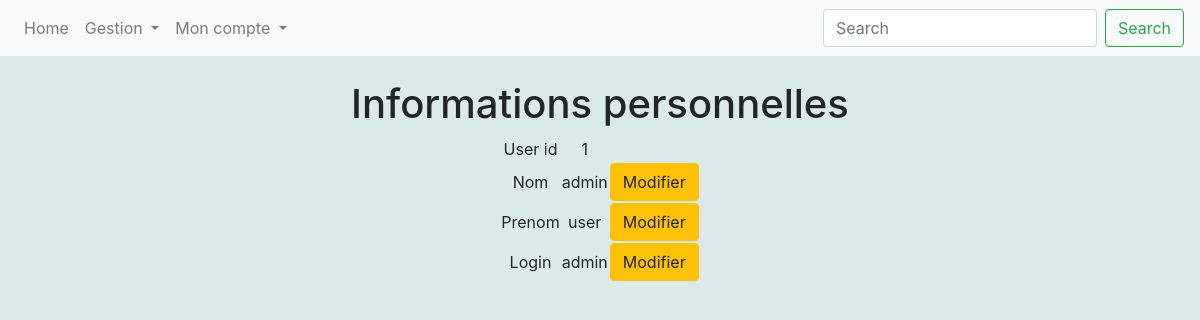
The page /profil.php (signed in) on the database its author committed.
### tables this page shows
CREATE TABLE IF NOT EXISTS `users` (
  `uid` int(11) NOT NULL AUTO_INCREMENT,
  `nom` varchar(30) DEFAULT NULL,
  `prenom` varchar(30) DEFAULT NULL,
  `login` varchar(30) NOT NULL,
  `mdp` varchar(255) NOT NULL,
  `role` enum('user','admin') NOT NULL DEFAULT 'user',
  PRIMARY KEY (`uid`),
  UNIQUE KEY `login` (`login`)
);

### auth/loader.php (called while the page is built, shortened)
<?php
spl_autoload_register(function ($class) {
    $path = explode('\\',$class);
    $class = array_pop($path);
});
$idm = new Pw\Auth\Identity\IdentityManager();

### auth/IdentityManager.php (called while the page is built, shortened)
<?php
class IdentityManager implements \ArrayAccess
{
    protected $storage;
    public function __construct(&$storage = null)
    {
        if (is_array($storage)) {
            $this->storage = &$storage;
        } elseif ($storage instanceof ArrayAccess) {
            $this->storage = $storage;
        } else {
            $this->storage = &$_SESSION;
        }
    }
    public function hasIdentity()
    {
        return isset($this->storage[self::IDKEY]) && isset($this->storage[self::IDKEY]['identity']);
    }
    public function hasUid()
    {
        return $this->hasIdentity() && isset($this->storage[self::IDKEY]['uid']);
    }
    public function getUid()
    {
        return $this->storage[self::IDKEY]['uid'];
    }
    public function getRole()
    {
        return $this->storage[self::IDKEY]['roles'][0];
    }
    public function hasRoles()
    {
        return $this->hasIdentity() && isset($this->storage[self::IDKEY]['roles']);
    }
}

### profil.php (the view, shortened to what this page needs)
<?php
require("auth/EtreAuthentifie.php");
include 'header.php';
if ($idm->getRole() == "admin") {
	include "toolbar_admin.php";
}else {
	include "toolbar.php";
}
	echo "<br/>";
	$req = $db -> prepare("SELECT * FROM users WHERE uid = ?");
	$res = $req -> execute(array($idm -> getUid()));
	if($res){
		$row = $req -> fetch();
	?>
		<div class="center">
			<h1>Informations personnelles</h1>
			<table>
				<tr> <td> User id </td> <td> <?php echo htmlspecialchars($row["uid"]); ?> </td> </tr>
				<tr> <td> Nom </td> <td> <?php echo htmlspecialchars($row["nom"]); ?> </td> <td> <a class="btn btn-warning" href="Profil.php?modif=Nom">Modifier</a> </td> </tr>
				<tr> <td> Prenom </td> <td> <?php echo htmlspecialchars($row["prenom"]); ?> </td> <td> <a class="btn btn-warning" href="Profil.php?modif=Prenom">Modifier</a> </td> </tr>
				<tr> <td> Login </td> <td> <?php echo htmlspecialchars($row["login"]); ?> </td> <td> <a class="btn btn-warning" href="Profil.php?modif=Login">Modifier</a> </td> </tr>
			</table>
		</div>
	<?php
	}
include "footer.php";
?>

### header.php (style rules this page uses)
.center { text-align: center; }
.center table { margin-left:auto; margin-right:auto; }
body { background-color: #DAEAEA; }

### rows shown on the page
users: uid "1", nom "admin", prenom "user", login "admin"
